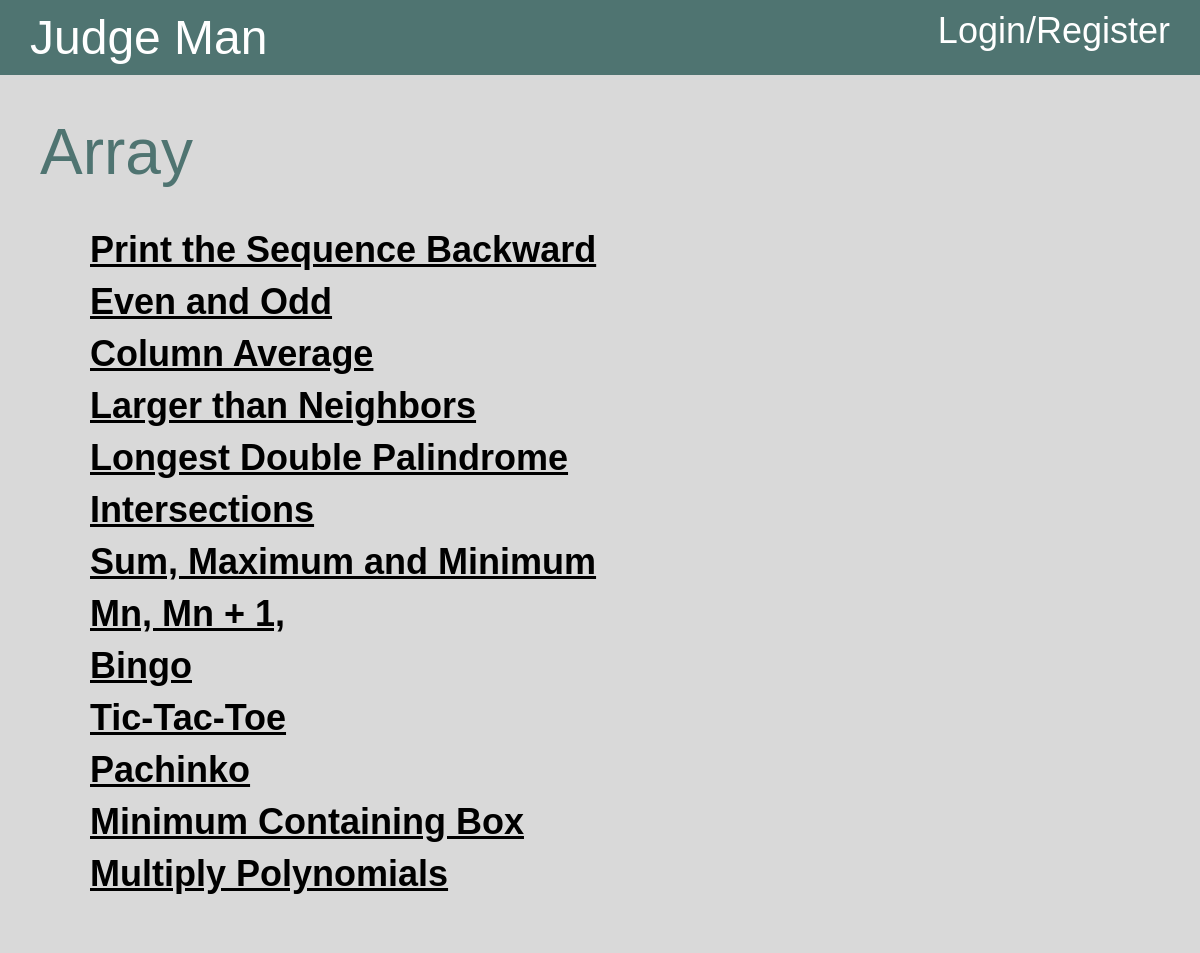
The page /problemSet/5 on the database its author committed.
### app/database/models.py (models this page shows, shortened)
class ProblemSet(db.Model):
    __tablename__ = "ProblemSet"
    id = db.Column(db.Integer, primary_key=True)
    title = db.Column(db.String(100), nullable=False)
    problems = db.Column(db.String(500), nullable=False)
    def search(self, id: int):
        problem = ProblemSet.query.filter_by(id=id).first()
        return problem

class Problem(db.Model):
    __tablename__ = "Problem"
    id = db.Column(db.Integer, primary_key=True)
    title = db.Column(db.String(100), nullable=False)
    description = db.Column(db.String(500), nullable=False)
    inputFormat = db.Column(db.String(500), nullable=False)
    outputFormat = db.Column(db.String(500), nullable=False)
    sampleInput = db.Column(db.String(500), nullable=False)
    sampleOutput = db.Column(db.String(500), nullable=False)
    hint = db.Column(db.String(500), nullable=False)
    testCasePaths = db.Column(db.String(500), nullable=False)
    answerCasePaths = db.Column(db.String(500), nullable=False)
    AC = db.Column(db.Integer, nullable=False)
    WA = db.Column(db.Integer, nullable=False)
    def search(self, id: int):
        problem = Problem.query.filter_by(id=id).first()
        return problem

### app/pages/problemPage.py (the view)
@problem.route('/problemSet/<int:problemSetId>')
def index(problemSetId: int):
    session['lastPage'] = url_for('problem.index', problemSetId=problemSetId)
    problemSet = problemSets.search(problemSetId)
    problemIds = json.loads(problemSet.problems)
    subProblems = []
    for problemId in problemIds:
        problem = problems.search(problemId)
        if problem is not None:
            subProblems.append(problem)
    return render_template('problemSet.html', problemSet=problemSet, subProblems=subProblems)

### templates/problemSet.html
{% extends "base.html" %}
{% block content %}
<div class="div-5">
    <div class="div-6">
        <div class="div-7">{{ problemSet.title }}</div>
        <div class="div-8">
        {% for problem in subProblems %}
        <a class="problemLink" href="{{ url_for('problem.singleProblem', problemSetId=problemSet.id, problemId=problem.id) }}">{{ problem.title }}</a>
        {% endfor %}
        </div>
    </div>
</div>
{% endblock %}

### static/mainStyle.css (style rules this page uses)
body { width: 100%; margin: 0; padding: 0; background-color: rgba(217, 217, 217, 1); }
.div-5 { display: flex; flex-direction: column; max-width: 100%; justify-content: flex-start; align-self: stretch; width: auto; align-items: center; padding-top: 30px; padding-right: 30px; padding-bottom: 30px; padding-left: 30px; background-color: rgba(217, 217, 217, 1); }
.div-6 { display: flex; flex-direction: column; max-width: 100%; justify-content: flex-start; align-self: stretch; width: auto; align-items: flex-start; padding-top: 10px; padding-right: 10px; padding-bottom: 10px; padding-left: 10px; background-color: rgba(217, 217, 217, 1); }
.div-7 { max-width: 100%; align-self: stretch; width: auto; color: rgba(79, 116, 113, 1); font-size: 64px; text-align: left; font-family: "IBM Plex Serif", sans-serif; }
.div-8 { display: flex; flex-direction: column; max-width: 100%; justify-content: flex-start; align-self: stretch; width: auto; height: auto; align-items: flex-start; margin-top: 10px; padding-top: 20px; padding-right: 50px; padding-bottom: 20px; padding-left: 50px; background-color: rgba(217, 217, 217, 1); }
.problemLink { max-width: 100%; align-self: stretch; width: auto; margin-top: 10px; color: rgba(0, 0, 0, 1); font-size: 36px; text-align: left; font-weight: bold; font-family: "IBM Plex Serif", sans-serif; }
*, *:before, *:after { box-sizing: border-box; }

### rows shown on the page
ProblemSet: title "Array"
Problem: title "Print the Sequence Backward"
Problem: title "Even and Odd"
Problem: title "Column Average"
Problem: title "Larger than Neighbors"
Problem: title "Longest Double Palindrome"
Problem: title "Intersections"
Problem: title "Sum, Maximum and Minimum"
Problem: title "Mn, Mn + 1,"
Problem: title "Bingo"
Problem: title "Tic-Tac-Toe"
Problem: title "Pachinko"
Problem: title "Minimum Containing Box"
Problem: title "Multiply Polynomials"
